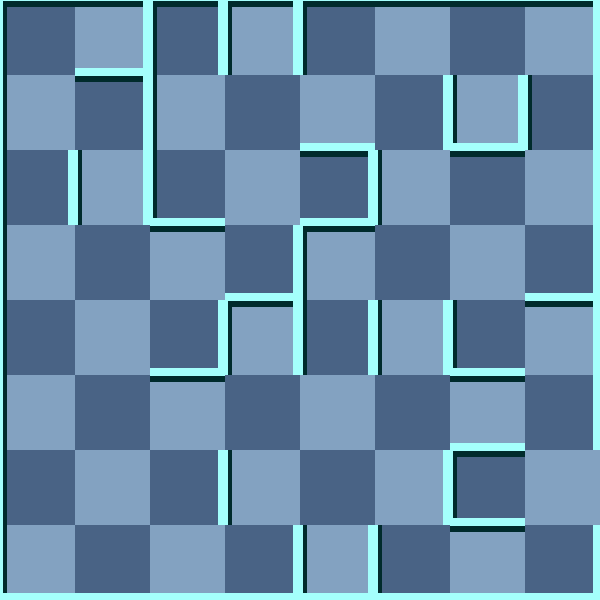

The image is a tile-based game level rendered from a .tmx file. Its description and source (layers, tilesets, objects; grid data summarised) follow:
An orthogonal 8x8 tile map with 75x75 px tiles, 2 tile layers (background, 块层 1) and 6 objects (Exit, Player, Trap, Key, Door, ...).

<map version="1.0" orientation="orthogonal" width="8" height="8" tilewidth="75" tileheight="75">
 <tileset firstgid="1" name="wall" tilewidth="75" tileheight="75">
  <image source="gfx/wall.png" width="300" height="375" />
  <tile id="0">
   <properties>
    <property name="ValOfWall" value="0" />
   </properties>
  </tile>
  <tile id="1">
   <properties>
    <property name="ValOfWall" value="1" />
   </properties>
  </tile>
  <tile id="2">
   <properties>
    <property name="ValOfWall" value="2" />
   </properties>
  </tile>
  <tile id="3">
   <properties>
    <property name="ValOfWall" value="3" />
   </properties>
  </tile>
  <tile id="4">
   <properties>
    <property name="ValOfWall" value="4" />
   </properties>
  </tile>
  <tile id="5">
   <properties>
    <property name="ValOfWall" value="5" />
   </properties>
  </tile>
  <tile id="6">
   <properties>
    <property name="ValOfWall" value="6" />
   </properties>
  </tile>
  <tile id="7">
   <properties>
    <property name="ValOfWall" value="7" />
   </properties>
  </tile>
  <tile id="8">
   <properties>
    <property name="ValOfWall" value="8" />
   </properties>
  </tile>
  <tile id="9">
   <properties>
    <property name="ValOfWall" value="9" />
   </properties>
  </tile>
  <tile id="10">
   <properties>
    <property name="ValOfWall" value="10" />
   </properties>
  </tile>
  <tile id="11">
   <properties>
    <property name="ValOfWall" value="11" />
   </properties>
  </tile>
  <tile id="12">
   <properties>
    <property name="ValOfWall" value="12" />
   </properties>
  </tile>
  <tile id="13">
   <properties>
    <property name="ValOfWall" value="13" />
   </properties>
  </tile>
  <tile id="14">
   <properties>
    <property name="ValOfWall" value="14" />
   </properties>
  </tile>
  <tile id="15">
   <properties>
    <property name="ValOfWall" value="15" />
   </properties>
  </tile>
  <tile id="18">
   <properties>
    <property name="ValOfWall" value="-1" />
   </properties>
  </tile>
 </tileset>
 <layer name="background" width="8" height="8">
  <data>[64 cells, 64 non-empty, 2 distinct tile ids]</data>
 </layer>
 <layer name="块层 1" width="8" height="8">
  <data>[64 cells, 64 non-empty, 15 distinct tile ids]</data>
 </layer>
 <objectgroup name="对象层 1" width="8" height="8">
  <object name="Exit" x="600" y="450" />
  <object name="Player" x="375" y="525">
   <properties>
    <property name="value" value="1" />
   </properties>
  </object>
  <object name="Trap" x="225" y="450">
   <properties>
    <property name="value" value="8" />
   </properties>
  </object>
  <object name="Key" x="450" y="525">
   <properties>
    <property name="value" value="12" />
   </properties>
  </object>
  <object name="Door" x="225" y="225">
   <properties>
    <property name="direction" value="1" />
    <property name="value" value="15" />
   </properties>
  </object>
  <object name="Scorpion" x="225" y="450">
   <properties>
    <property name="value" value="21" />
   </properties>
  </object>
 </objectgroup>
</map>
